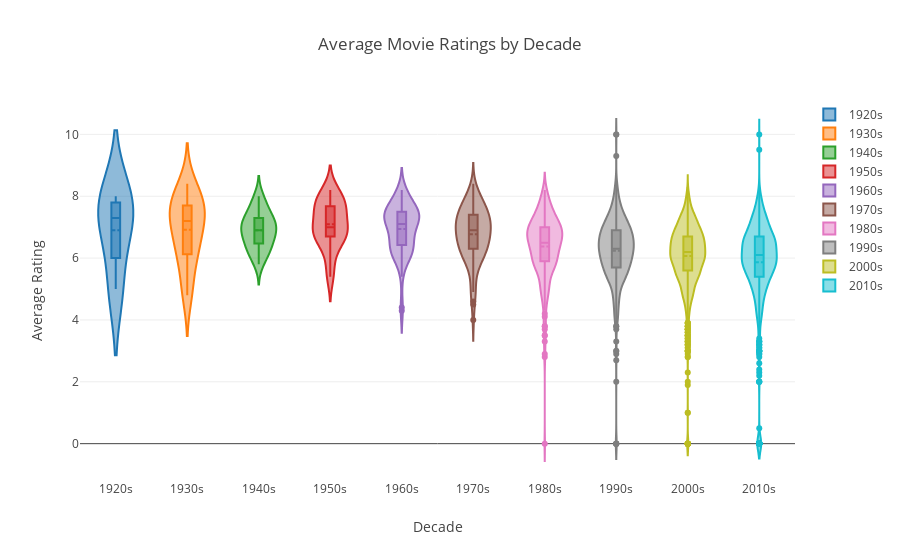

Source (notebook cell):
### Code cell
da = []
for i in range(0,len(pd.unique(df['decade']))):
    trace = {
            "type": 'violin',
            "x": df['decade'][df['decade'] == pd.unique(df['decade'])[i]],
            "y": df['vote_average'][df['decade'] == pd.unique(df['decade'])[i]],
            "name": pd.unique(df['decade'])[i],
            "box": {
                "visible": True
            },
            "meanline": {
                "visible": True
            }
        }
    da.append(trace)

        
fig = {
    "data": da,
    "layout" : {
        "title": "Average Movie Ratings by Decade",
            "xaxis" : dict(title = 'Decade', autotick=False, showticklabels=True),
            "yaxis" : dict(title = 'Average Rating')
    }
}

iplot(fig, validate = False)

### Figure 1 — Plotly figure (JSON) as saved in the notebook; plotly's stock layout.template omitted (floating-point values rounded to 4 significant figures; data arrays with more than 128 entries replaced by an {"elided": "..."} marker saying what was removed)
{"data": [{"box": {"visible": true}, "meanline": {"visible": true}, "name": "1920s", "type": "violin", "x": ["1920s", "1920s", "1920s", "1920s"], "y": [8, 7, 7.6, 5]}, {"box": {"visible": true}, "meanline": {"visible": true}, "name": "1930s", "type": "violin", "x": ["1930s", "1930s", "1930s", "1930s", "1930s", "1930s", "1930s", "1930s", "1930s", "1930s", "1930s", "1930s", "1930s", "1930s", "1930s"], "y": [6.1, 6.8, 7.4, 5.1, 4.8, 6.2, 8.4, 7.7, 7.7, 7.4, 7.2, 7.9, 6.9, 6.1, 8.1]}, {"box": {"visible": true}, "meanline": {"visible": true}, "name": "1940s", "type": "violin", "x": ["1940s", "1940s", "1940s", "1940s", "1940s", "1940s", "1940s", "1940s", "1940s", "1940s", "1940s", "1940s", "1940s", "1940s", "1940s", "1940s", "1940s", "1940s", "1940s", "1940s", "1940s", "1940s", "1940s", "1940s", "1940s"], "y": [6.8, 6.4, 7.4, 7.7, 6.8, 8, 6.5, 7.9, 7, 6.6, 7.2, 5.8, 6.2, 7.6, 6, 7, 7.3, 7.1, 6.8, 6.6, 7.3, 6.2, 6.2, 6.9, 7.2]}, {"box": {"visible": true}, "meanline": {"visible": true}, "name": "1950s", "type": "violin", "x": ["1950s", "1950s", "1950s", "1950s", "1950s", "1950s", "1950s", "1950s", "1950s", "1950s", "1950s", "1950s", "1950s", "1950s", "1950s", "1950s", "1950s", "1950s", "1950s", "1950s", "1950s", "1950s", "1950s", "1950s", "1950s", "1950s", "1950s"], "y": [6.4, 6.6, 6.8, 7.6, 7.8, 6.7, 7.4, 6.9, 7.7, 8.2, 7.6, 6.9, 7.3, 5.5, 7.2, 6.4, 7.8, 6.7, 6.9, 8, 6, 5.4, 6.9, 7, 8.2, 7.6, 8]}, {"box": {"visible": true}, "meanline": {"visible": true}, "name": "1960s", "type": "violin", "x": ["1960s", "1960s", "1960s", "1960s", "1960s", "1960s", "1960s", "1960s", "1960s", "1960s", "1960s", "1960s", "1960s", "1960s", "1960s", "1960s", "1960s", "1960s", "1960s", "1960s", "1960s", "1960s", "1960s", "1960s", "1960s", "1960s", "1960s", "1960s", "1960s", "1960s", "1960s", "1960s", "1960s", "1960s", "1960s", "1960s", "1960s", "1960s", "1960s", "1960s", "1960s", "1960s", "1960s", "1960s", "1960s", "1960s", "1960s", "1960s", "1960s", "1960s", "1960s", "1960s", "1960s", "1960s", "1960s", "1960s", "1960s", "1960s", "1960s", "1960s", "1960s", "1960s", "1960s", "1960s", "1960s", "1960s", "1960s", "1960s", "1960s", "1960s", "1960s"], "y": [7.5, 7.4, 6.5, 6.5, 7.4, 6.3, 7.3, 7, 7.2, 7, 7.3, 7.5, 7.6, 7.1, 6.2, 7.6, 7.5, 7.3, 8.2, 6.5, 6.5, 6, 7.4, 6.6, 6.2, 6.4, 8.1, 6.2, 7, 7.4, 7.4, 6.2, 6.7, 6.1, 7.4, 7.4, 6.7, 8.1, 7.8, 4.3, 8, 7.6, 6.5, 7.3, 6.1, 5.7, 6.3, 7.5, 7.2, 4.4, 5.4, 7.5, 7.1, 7, 6.1, 7.6, 6.8, 7.4, 7.3, 8, 7.6, 6.1, 6.9, 7.8, 6.1, 6.9, 7.9, 6.7, 7.2, 6, 8.1]}, {"box": {"visible": true}, "meanline": {"visible": true}, "name": "1970s", "type": "violin", "x": ["1970s", "1970s", "1970s", "1970s", "1970s", "1970s", "1970s", "1970s", "1970s", "1970s", "1970s", "1970s", "1970s", "1970s", "1970s", "1970s", "1970s", "1970s", "1970s", "1970s", "1970s", "1970s", "1970s", "1970s", "1970s", "1970s", "1970s", "1970s", "1970s", "1970s", "1970s", "1970s", "1970s", "1970s", "1970s", "1970s", "1970s", "1970s", "1970s", "1970s", "1970s", "1970s", "1970s", "1970s", "1970s", "1970s", "1970s", "1970s", "1970s", "1970s", "1970s", "1970s", "1970s", "1970s", "1970s", "1970s", "1970s", "1970s", "1970s", "1970s", "1970s", "1970s", "1970s", "1970s", "1970s", "1970s", "1970s", "1970s", "1970s", "1970s", "1970s", "1970s", "1970s", "1970s", "1970s", "1970s", "1970s", "1970s", "1970s", "1970s", "1970s", "1970s", "1970s", "1970s", "1970s", "1970s", "1970s", "1970s", "1970s", "1970s", "1970s", "1970s", "1970s", "1970s", "1970s", "1970s", "1970s", "1970s", "1970s", "1970s", "1970s", "1970s", "1970s", "1970s", "1970s", "1970s", "1970s", "1970s", "1970s"], "y": [7.2, 7, 6.7, 7.3, 5.1, 7.5, 7.2, 7.5, 7.4, 7.4, 7.6, 6.1, 7.5, 7.2, 6.9, 7.4, 7.6, 5.9, 5.5, 6.2, 7.3, 6.6, 5.4, 6.6, 8, 7.5, 6.3, 6.3, 4, 6.1, 6.9, 6.6, 6.2, 6.4, 6.3, 8.4, 7.2, 6.7, 4.9, 7.2, 7.8, 6.6, 6.3, 7.4, 7, 7.7, 7.2, 7.4, 7, 6.9, 5, 6.8, 7.9, 7, 5.9, 5.9, 7.5, 6.9, 4.9, 6.9, 7.8, 7.1, 5.8, 7, 6.6, 5.6, 7.8, 7.3, 6.3, 6.6, 7.2, 7.7, 6.5, 7.7, 6.7, 6.7, 6.7, 6.9, 7.8, 6.1, 4.5, 6.4, 7.4, 6.9, 7.9, 5.9, 5.9, 7.1, 4.6, 8, 8.2, 7.9, 7.7, 5.7, 6, 6.6, 8.1, 7.2, 6.6, 6.4, 6.4, 8.3, 6.1, 6.7, 6.4, 6.2, 6.2, 7.1, 7]}, {"box": {"visible": true}, "meanline": {"visible": true}, "name": "1980s", "type": "violin", "x": {"elided": "278 str values"}, "y": {"elided": "278 float values"}}, {"box": {"visible": true}, "meanline": {"visible": true}, "name": "1990s", "type": "violin", "x": {"elided": "778 str values"}, "y": {"elided": "778 float values"}}, {"box": {"visible": true}, "meanline": {"visible": true}, "name": "2000s", "type": "violin", "x": {"elided": "2044 str values"}, "y": {"elided": "2044 float values"}}, {"box": {"visible": true}, "meanline": {"visible": true}, "name": "2010s", "type": "violin", "x": {"elided": "1438 str values"}, "y": {"elided": "1438 float values"}}], "layout": {"title": "Average Movie Ratings by Decade", "xaxis": {"autotick": false, "showticklabels": true, "title": "Decade"}, "yaxis": {"title": "Average Rating"}}}
